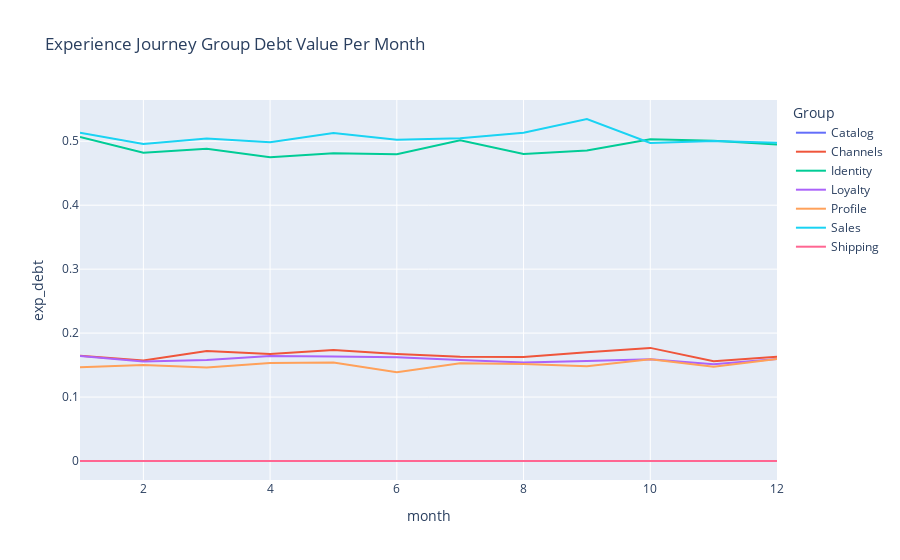

This figure's notebook cell:
### Code cell
fig = px.line(groupdf, x="month", y="exp_debt", color="Group", title="Experience Journey Group Debt Value Per Month")
fig.show()

### Figure 1 — Plotly figure (JSON) as saved in the notebook; plotly's stock layout.template omitted (floating-point values rounded to 4 significant figures)
{"data": [{"hovertemplate": "Group=Catalog<br>month=%{x}<br>exp_debt=%{y}<extra></extra>", "legendgroup": "Catalog", "line": {"color": "#636efa", "dash": "solid"}, "mode": "lines", "name": "Catalog", "orientation": "v", "showlegend": true, "type": "scatter", "x": [1, 2, 3, 4, 5, 6, 7, 8, 9, 10, 11, 12], "xaxis": "x", "y": [0, 0, 0, 0, 0, 0, 0, 0, 0, 0, 0, 0], "yaxis": "y"}, {"hovertemplate": "Group=Channels<br>month=%{x}<br>exp_debt=%{y}<extra></extra>", "legendgroup": "Channels", "line": {"color": "#EF553B", "dash": "solid"}, "mode": "lines", "name": "Channels", "orientation": "v", "showlegend": true, "type": "scatter", "x": [1, 2, 3, 4, 5, 6, 7, 8, 9, 10, 11, 12], "xaxis": "x", "y": [0.1645, 0.1572, 0.1719, 0.1675, 0.1736, 0.1675, 0.1632, 0.1628, 0.1702, 0.1769, 0.1559, 0.1631], "yaxis": "y"}, {"hovertemplate": "Group=Identity<br>month=%{x}<br>exp_debt=%{y}<extra></extra>", "legendgroup": "Identity", "line": {"color": "#00cc96", "dash": "solid"}, "mode": "lines", "name": "Identity", "orientation": "v", "showlegend": true, "type": "scatter", "x": [1, 2, 3, 4, 5, 6, 7, 8, 9, 10, 11, 12], "xaxis": "x", "y": [0.5065, 0.482, 0.4883, 0.4751, 0.4814, 0.4796, 0.5017, 0.48, 0.4855, 0.5031, 0.5009, 0.4947], "yaxis": "y"}, {"hovertemplate": "Group=Loyalty<br>month=%{x}<br>exp_debt=%{y}<extra></extra>", "legendgroup": "Loyalty", "line": {"color": "#ab63fa", "dash": "solid"}, "mode": "lines", "name": "Loyalty", "orientation": "v", "showlegend": true, "type": "scatter", "x": [1, 2, 3, 4, 5, 6, 7, 8, 9, 10, 11, 12], "xaxis": "x", "y": [0.1642, 0.1557, 0.1581, 0.1643, 0.1636, 0.1622, 0.1579, 0.154, 0.1565, 0.159, 0.1512, 0.1596], "yaxis": "y"}, {"hovertemplate": "Group=Profile<br>month=%{x}<br>exp_debt=%{y}<extra></extra>", "legendgroup": "Profile", "line": {"color": "#FFA15A", "dash": "solid"}, "mode": "lines", "name": "Profile", "orientation": "v", "showlegend": true, "type": "scatter", "x": [1, 2, 3, 4, 5, 6, 7, 8, 9, 10, 11, 12], "xaxis": "x", "y": [0.1466, 0.15, 0.1464, 0.1533, 0.1539, 0.1389, 0.153, 0.1515, 0.148, 0.159, 0.1472, 0.1596], "yaxis": "y"}, {"hovertemplate": "Group=Sales<br>month=%{x}<br>exp_debt=%{y}<extra></extra>", "legendgroup": "Sales", "line": {"color": "#19d3f3", "dash": "solid"}, "mode": "lines", "name": "Sales", "orientation": "v", "showlegend": true, "type": "scatter", "x": [1, 2, 3, 4, 5, 6, 7, 8, 9, 10, 11, 12], "xaxis": "x", "y": [0.5131, 0.4957, 0.5044, 0.4985, 0.513, 0.5024, 0.5045, 0.5132, 0.5348, 0.4972, 0.5002, 0.4976], "yaxis": "y"}, {"hovertemplate": "Group=Shipping<br>month=%{x}<br>exp_debt=%{y}<extra></extra>", "legendgroup": "Shipping", "line": {"color": "#FF6692", "dash": "solid"}, "mode": "lines", "name": "Shipping", "orientation": "v", "showlegend": true, "type": "scatter", "x": [1, 2, 3, 4, 5, 6, 7, 8, 9, 10, 11, 12], "xaxis": "x", "y": [0, 0, 0, 0, 0, 0, 0, 0, 0, 0, 0, 0], "yaxis": "y"}], "layout": {"legend": {"title": {"text": "Group"}, "tracegroupgap": 0}, "title": {"text": "Experience Journey Group Debt Value Per Month"}, "xaxis": {"anchor": "y", "domain": [0, 1], "title": {"text": "month"}}, "yaxis": {"anchor": "x", "domain": [0, 1], "title": {"text": "exp_debt"}}}}
